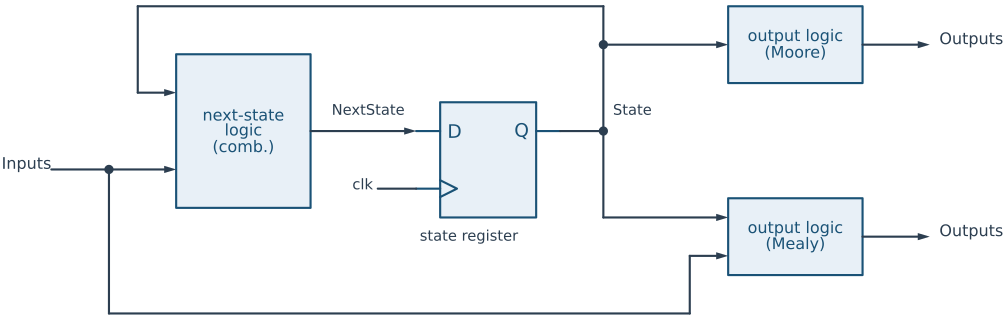

This figure's Python source:
"""General structure of an FSM: next-state logic, state register, output logic.

The Moore output logic sees only the state; the Mealy output logic also sees
the inputs.
"""
from schemdraw import flow
from schemdraw import elements as elm
from _style import new_drawing, block, dff, line


def arrow(d, a, b):
    d.add(elm.Arrow().at(a).to(b))


def draw():
    d = new_drawing()
    nsl = d.add(block(flow.Box(w=2.8, h=3.2)).at((0, 0)).anchor("center")
                .label("next-state\nlogic\n(comb.)"))
    reg = dff(size=(2.0, 2.4))
    d.add(reg.anchor("D").at((3.6, 0)))
    d.add(elm.Label().at((4.6, -2.3)).label("state register", fontsize=11))
    arrow(d, (1.4, 0), reg.absanchors["D"])
    d.add(elm.Label().at((2.5, 0.35)).label("NextState", fontsize=11))
    clk = reg.absanchors["CLK"]
    line(d, (clk[0] - 0.8, clk[1]), clk)
    d.add(elm.Label().at((clk[0] - 1.0, clk[1])).label("clk", halign="right", fontsize=11))

    q = reg.absanchors["Q"]
    jx = q[0] + 0.9
    line(d, q, (jx, q[1]))
    d.add(elm.Dot().at((jx, 0)))
    d.add(elm.Label().at((jx + 0.1, 0.35)).label("State", halign="left", fontsize=11))
    # feedback of the state to the next-state logic
    line(d, (jx, 0), (jx, 2.6), (-2.2, 2.6), (-2.2, 0.8))
    arrow(d, (-2.2, 0.8), (-1.4, 0.8))
    # input
    line(d, (-4.0, -0.8), (-2.8, -0.8))
    d.add(elm.Dot().at((-2.8, -0.8)))
    arrow(d, (-2.8, -0.8), (-1.4, -0.8))
    d.add(elm.Label().at((-4.1, -0.8)).label("Inputs", halign="right"))

    bx = jx + 2.6
    moore = d.add(block(flow.Box(w=2.8, h=1.6)).at((bx, 1.8)).anchor("W")
                  .label("output logic\n(Moore)"))
    mealy = d.add(block(flow.Box(w=2.8, h=1.6)).at((bx, -2.2)).anchor("W")
                  .label("output logic\n(Mealy)"))
    d.add(elm.Dot().at((jx, 1.8)))
    arrow(d, (jx, 1.8), moore.W)
    line(d, (jx, 0), (jx, -1.8))
    arrow(d, (jx, -1.8), (bx, -1.8))
    line(d, (-2.8, -0.8), (-2.8, -3.8), (bx - 0.8, -3.8), (bx - 0.8, -2.6))
    arrow(d, (bx - 0.8, -2.6), (bx, -2.6))
    for box, txt in ((moore, "Outputs"), (mealy, "Outputs")):
        arrow(d, box.E, (box.E[0] + 1.4, box.E[1]))
        d.add(elm.Label().at((box.E[0] + 1.5, box.E[1])).label(txt, halign="left"))
    return d
